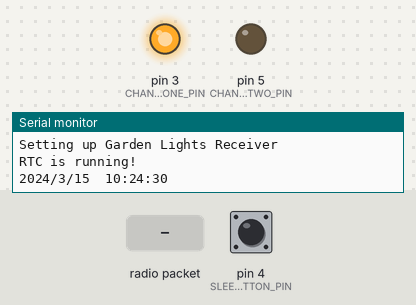
Recording of a sketch running on a simulated Arduino Pro Mini, built with avr-gcc and run on an emulated ATmega328P. Shown: output pins drawn as LEDs (lit = HIGH), the last lines printed to the serial monitor. The inputs (shaded band) are chosen by the test bench; at power-on: pin 4 (SLEEP_BUTTON_PIN) HIGH. The local clock reads 2024-03-15 10:24:30 at power-on unless the sketch sets it; no radio packets arrive unless stated.

Above: at 0.1 s.
At 1.1 s:
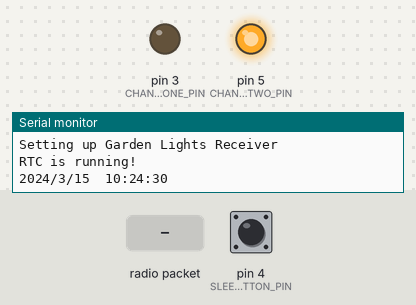
At 3.2 s:
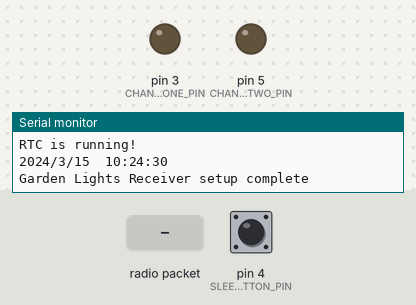
3.3 s: radio packet "0" arrives
Timing chart, 0 to 6.3 s (numbered marks = the images above; inputs shaded):
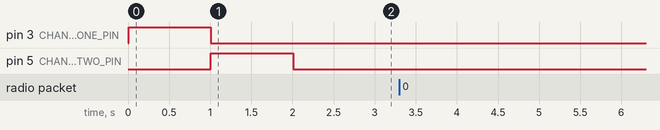

The sketch:

GardenLightsReceiver.ino
```cpp
/*
  Receiver for the Garden Lights
  Communication is by NRF24L01. Designed for a Arduino Pro Mini
  Using: https://www.sparkfun.com/products/705 for communication
  Based on:
  nrf24_reliable_datagram_server.pde
  -*- mode: C++ -*-

  Connections:

    Pin  3 -> Channel One to MOSFET Gate (PWM)
    Pin  4 -> Connected to "sleep" switch
    Pin  5 -> Channel Two to MOSFET Gate (PWM)
    Pin  8 -> NRF24L01 CE
    Pin 10 -> NRF24L01 CSN (Chip select in)
    Pin 11 -> NRF24L01 SDI (SPI MOSI)
    Pin 12 -> NRF24L01 SDO (SPI MOSI)
    Pin 13 -> NRF24L01 SCK (SPI Clock)
    Pin A4 -> SDA of RTC
    Pin A5 -> SCL of RTC


  Commands are expected as 15 byte strings. There are three sections:

  CODE CHNL VALU

  CODE is the operation to be performend. Values are:
    MODE - button is pressed to change the channel mode (turn off, turn to pulsing etc)
  POTS - a potentiometer value has changed

  CHNL is the channel, an integer value

  VALU is the value being sent - an integer value. Currently this is only used for POTS messages


*/
#include "LowPower.h"
#include <RHReliableDatagram.h>
#include <RH_NRF24.h>
#include <SPI.h>
#include "RTClib.h"

#define TRANSMITTER_ADDRESS 1
#define RECEIVER_ADDRESS    2


#define CHANNEL_ONE_PIN 3
#define CHANNEL_TWO_PIN 5
#define SLEEP_BUTTON_PIN 4

#define NUM_SLEEPS 3 // 3 sleeps of 8 seconds


// Modes that the channels can be in:
const int MODE_OFF = 0;
const int MODE_ON = 1;
const int MODE_PWM = 2;
const int MODE_PULSE = 3;

const char* MODE_TEXT = "MODE";
const char* POTS_TEXT = "POTS";
const int CHANNEL_OFFSET = 5;
const int VALUE_OFFSET = 10;

const int NUM_CHANNELS = 2;
int channel_mode[NUM_CHANNELS];
int channel_pwm[NUM_CHANNELS];
int channel_pulse[NUM_CHANNELS];
int channel_pins[NUM_CHANNELS];
unsigned long channel_time[NUM_CHANNELS];
int channel_pulse_value[NUM_CHANNELS];
int channel_pulse_inc[NUM_CHANNELS];

const int COMMAND_BUF_LEN = 16;
char command_buf[COMMAND_BUF_LEN];

// Singleton instance of the radio driver
RH_NRF24 driver;

// Class to manage message delivery and receipt, using the driver declared above
RHReliableDatagram manager(driver, RECEIVER_ADDRESS);

RTC_DS3231  rtc;

// flag to indicate sleeping
bool do_sleep = false;

void setup()
{
  Serial.begin(9600);
  Serial.println("Setting up Garden Lights Receiver" );
  if (!manager.init())
  {
    Serial.println("init of NRF24L01 failed");
    while (true) {
      delay(1000);
    }
  }

  // Defaults after init are 2.402 GHz (channel 2), 2Mbps, 0dBm
  if (!driver.setRF(RH_NRF24::DataRate250kbps, RH_NRF24::TransmitPower0dBm))
  {
    Serial.println("setRF for power and data rate failed");
    while (true)
      delay(1000);
  }

  if (! rtc.begin()) {
    Serial.println("Couldn't find RTC");
    while (1);
  }


  // When time needs to be set on a new device, or after a power loss, the
  // following line sets the RTC to the date & time this sketch was compiled
  // rtc.adjust(DateTime(F(__DATE__), F(__TIME__)));


  Serial.println("RTC is running!");
  DateTime now = rtc.now();
  Serial.print(now.year(), DEC);
  Serial.print('/');
  Serial.print(now.month(), DEC);
  Serial.print('/');
  Serial.print(now.day(), DEC);
  Serial.print("  ");
  Serial.print(now.hour(), DEC);
  Serial.print(':');
  Serial.print(now.minute(), DEC);
  Serial.print(':');
  Serial.print(now.second(), DEC);
  Serial.println();


  // Test each channel for a second:
  pinMode( CHANNEL_ONE_PIN, OUTPUT );
  digitalWrite( CHANNEL_ONE_PIN, HIGH );
  delay(1000);
  digitalWrite( CHANNEL_ONE_PIN, LOW );

  pinMode( CHANNEL_TWO_PIN, OUTPUT );
  digitalWrite( CHANNEL_TWO_PIN, HIGH );
  delay(1000);
  digitalWrite( CHANNEL_TWO_PIN, LOW );


  for ( int i = 0; i < NUM_CHANNELS; i++ ) {
    channel_mode[i] = MODE_OFF;
    channel_pwm[i] = 255;
    channel_pulse[i] = 1024;
  }

  channel_pins[0] = CHANNEL_ONE_PIN;
  channel_pins[1] = CHANNEL_TWO_PIN;

  pinMode( SLEEP_BUTTON_PIN, INPUT_PULLUP );

  Serial.println("Garden Lights Receiver setup complete" );
}


// Dont put this on the stack:
uint8_t buf[RH_NRF24_MAX_MESSAGE_LEN];


void loop()
{


  // If the sleep button is "on" then at any hour before 5pm or after midnight
  // we will go to sleep. This is simply to save a bit of power.
  if ( digitalRead( SLEEP_BUTTON_PIN) == LOW ) {
    DateTime now = rtc.now();
    if ( now.hour() < 17  ) {
      do_sleep = true;
      digitalWrite( CHANNEL_ONE_PIN, LOW );
      digitalWrite( CHANNEL_TWO_PIN, LOW );

      // Can only sleep for 8 seconds but do it enough time to do it
      // for a total of 24 seconds
      for ( int i = 0; i < NUM_SLEEPS; i++ ) {
        LowPower.powerDown(SLEEP_8S, ADC_OFF, BOD_OFF);
      }

      Serial.println("Waking up");
      Serial.flush();
    } else {
      do_sleep = false;
    }
  } else {
    do_sleep = false;
  }

  if ( !do_sleep ) {
    // Check for a message from the transmitter
    if (manager.available())
    {
      // Wait for a message addressed to us from the transmitter
      uint8_t len = sizeof(buf);
      uint8_t from;
      if (manager.recvfromAck(buf, &len, &from))
      {
        Serial.print("got request from : 0x");
        Serial.print(from, HEX);
        Serial.print(": ");
        Serial.println((char*)buf);
        // Dispatch the message:
        processCommand( (const char*)buf );
      }
    }

    // for each channel if we are in pulse mode then update the value
    // if necessary:
    for ( int c = 0; c < NUM_CHANNELS; c++ ) {
      if ( channel_mode[c] == MODE_PULSE) {
        if ( (millis() - channel_time[c]) > (long unsigned )channel_pulse[c] ) {
          channel_pulse_value[c] += channel_pulse_inc[c];
          if ( channel_pulse_value[c] > 255 ) {
            channel_pulse_value[c] = 255;
            channel_pulse_inc[c] = -1;
          }
          if ( channel_pulse_value[c] < 0 ) {
            channel_pulse_value[c] = 0;
            channel_pulse_inc[c] = 1;
          }
          analogWrite(channel_pins[c], channel_pulse_value[c]);
          channel_time[c] = millis();
        }
      }
    }
  }


}

void processCommand( const char* buf )
{
  strncpy( command_buf, buf, COMMAND_BUF_LEN );
  int value = atoi( command_buf + VALUE_OFFSET );
  command_buf[VALUE_OFFSET] = '\0';
  int channel = atoi( command_buf + CHANNEL_OFFSET );
  channel = channel - 1; // Zero based indexed

  if ( strncmp(buf, MODE_TEXT , 4) == 0 ) {
    Serial.print("Mode change; channel =" );
    Serial.println(channel);

    channel_mode[channel] ++;


    if ( channel_mode[channel] > MODE_PULSE ) {
      channel_mode[channel] = MODE_OFF;
    }

    Serial.print("    Channel ");
    Serial.print(channel);
    Serial.print(" mode is ");
    Serial.println( channel_mode[channel]);

    if ( channel_mode[channel] == MODE_OFF ) {
      digitalWrite( channel_pins[channel], LOW );
    }

    if (  channel_mode[channel]  == MODE_ON ) {
      digitalWrite( channel_pins[channel], HIGH );
    }

    if (  channel_mode[channel]  == MODE_PWM ) {
      analogWrite( channel_pins[channel], channel_pwm[channel] );
    }

    if (  channel_mode[channel]  == MODE_PULSE ) {
      channel_time[channel] = millis();
      channel_pulse_value[channel] = 0;
      channel_pulse_inc[channel] = 1;
    }

  }

  if ( strncmp( buf, POTS_TEXT, 4) == 0 ) {
    Serial.print("Pot change; channel =" );
    Serial.print(channel);
    Serial.print("; value = ");
    Serial.println(value);
    if ( channel_mode[channel] == MODE_PWM ) {
      channel_pwm[channel] = value / 4;
      analogWrite( channel_pins[channel], channel_pwm[channel] );
    }
    if ( channel_mode[channel] == MODE_PULSE ) {
      channel_pulse[channel] = value / 4;
    }

  }

  return;
}
```
